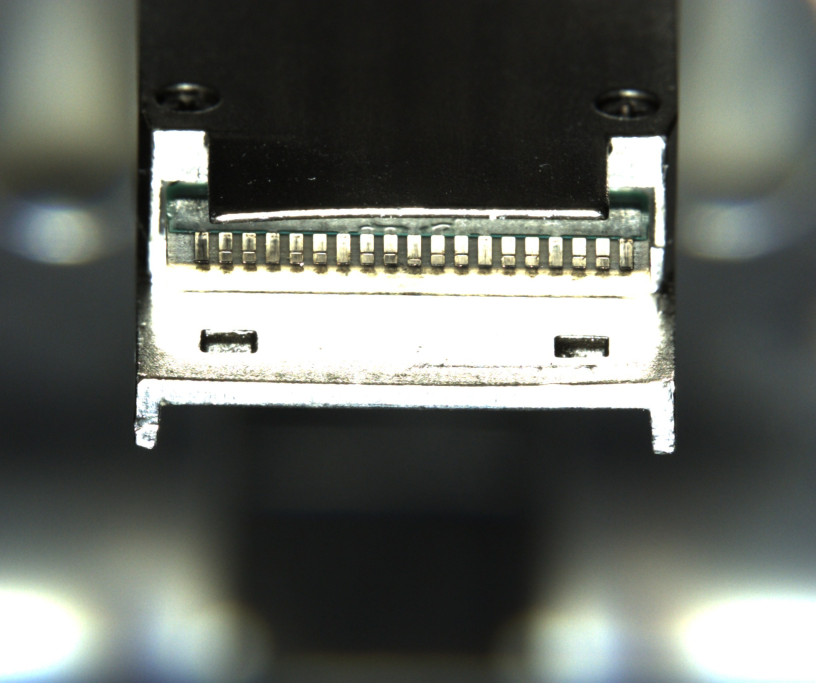
#> input picture tests/fixtures/aoi_frames/gold_01.jpg, 2448 x 2048 px (shown at 1/3 size)
$ python gold_geometry.py ../../../../tests/fixtures/aoi_frames/gold_01.jpg
#> lines starting #> are read from the running program, lines starting #| are printed output that depends on the picture
#> in main, bgr is the input picture: shape (2048, 2448, 3); mean B, G, R 97.4, 102.8, 99.2
#!/usr/bin/env python3
# -*- coding: utf-8 -*-
"""金手指几何探针 (算法层 · policies/aoi) ——

🔀 2026-11-27 老倪「代码是在状态空间工程的光学质量检查节点里吗」——
   之前放在 server/ + tools/ 是**放错层**了: 按项目铁律, 节点(ss_aoi)不许有检测/判据/阈值逻辑,
   算法真身必须在 policies/aoi/。本文件就是迁过来的那一份, 由 quality.inspect_aoi() 调用。

 量 19 个矩形的长/宽/面积/节距/倾角, 并按 QSFP 几何约束做识别。

设计要点（2026-11-27 老倪: 「你能看到是个矩形…计算面积…记录到流形引擎的数据约束里…状态空间的
yolo 或 opencv 要上报直线, 因为这个视图的直线特征很明显, 边长直角很有规律」）：

  · **等分先验 + 格内重心** —— 列剖面直接找峰会被触点内部亮暗分界带偏(实测节距 std 0.11mm),
    而"19 根等距"本身就是最强几何先验; 以它为骨架再取亮度重心, 节距 std 降到 0.006mm。
  · **自标定 px/mm** —— 用节距中位数 / QSFP 0.6mm 反推, 不依赖相机内参(换相机/换工作距离都不失效)。
  · **约束比对** —— 读 config/calib/gold_geometry_constraint.json, 逐项判"是否符合该封装",
    越界项报几何异常(缺根/氧化使亮区缩小/视角畸变)。
  · **缺陷佐证** —— 同一批里面积或高度相对中位数掉 15% 以上 ⇒ 该根可疑(与 YOLO 的 NG 互为交叉证据)。

用法:
  python tools/gold_geometry_probe.py <strip.jpg> [--json]
  from gold_geometry_probe import probe -> dict       (供 8793 直接 import)
"""
import json
import os
import sys

import cv2
import numpy as np

# policies 层: src/lerobot/policies/aoi/ → 工程根要往上四层
ROOT = os.path.dirname(os.path.dirname(os.path.dirname(os.path.dirname(
    os.path.dirname(os.path.abspath(__file__))))))
CONSTRAINT = os.path.join(ROOT, "config/calib/gold_geometry_constraint.json")
QSFP_PITCH_MM = 0.6


def load_constraint():
    try:
        return json.load(open(CONSTRAINT, encoding="utf-8"))
    except Exception:
        return {"constraints": {"count": {"nominal": 19}}}


def probe(bgr, n_pads=None, cons=None):
    """核心: 图 → 19 根矩形的几何 + 合规判定。"""
    cons = cons or load_constraint()
    cc = (cons.get("constraints") or {})
    n = int(n_pads or (cc.get("count") or {}).get("nominal") or 19)
    H, W = bgr.shape[:2]
#> H = 2048; W = 2448
    g = cv2.cvtColor(bgr, cv2.COLOR_BGR2GRAY).astype(np.float32)
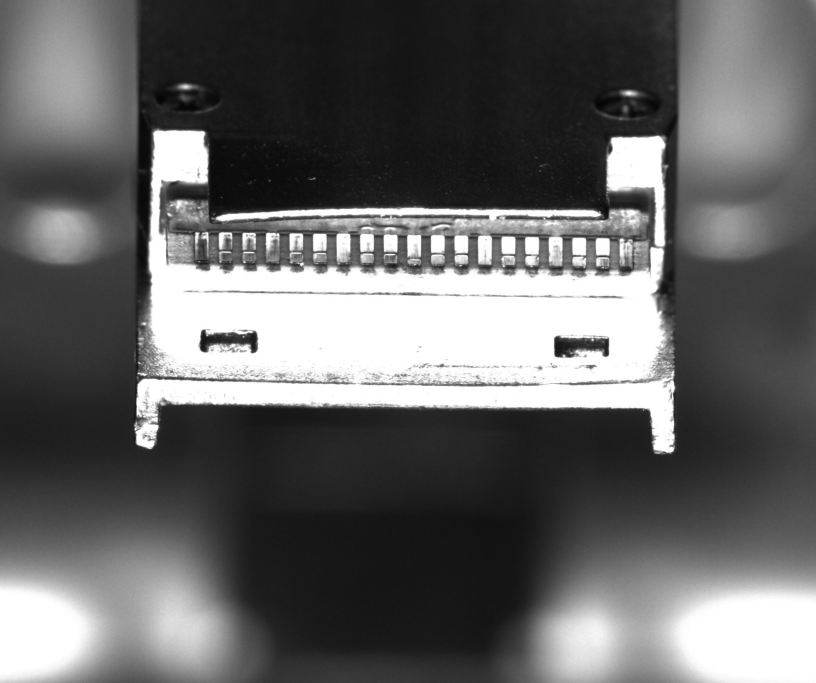
#> g: shape (2048, 2448) float32 (shown at 1/3 size); min 3, max 255, mean 101.1

    y0, y1 = int(H * 0.2), int(H * 0.8)
#> y0 = 409; y1 = 1638
    prof = g[y0:y1, :].mean(axis=0)
#> prof = 2448 values, max 196.3 at index 1968, min 51.11 at index 2025, mean 106.2
    k = np.array([1, 2, 3, 2, 1], dtype=np.float32)
    k /= k.sum()
    prof = np.convolve(prof, k, mode="same")
#> prof = 2448 values, max 195.6 at index 1969, min 37.7 at index 0, mean 106.2

    cell = W / float(n)
#> cell = 128.8
    centers, widths = [], []
    for i in range(n):
        a, b = int(i * cell), int((i + 1) * cell)
        seg = prof[a:b]
        lo, hi = float(seg.min()), float(seg.max())
        if hi - lo < 5:
            centers.append((a + b) / 2.0)
            widths.append(0)
            continue
        wgt = np.clip((seg - lo) / (hi - lo), 0, None)
        cx = a + float((np.arange(len(seg)) * wgt).sum() / max(1e-6, wgt.sum()))
        thr = lo + 0.45 * (hi - lo)
        idx = np.nonzero(seg >= thr)[0]
        widths.append(int(idx[-1] - idx[0] + 1) if len(idx) > 1 else 0)
        centers.append(cx)
#> this loop made 19 passes
#> (lo, hi, cx, thr) on passes 1, 3, 4, 5, 6, 7, 8, 9, 10, 11, 12, 13: (37.7, 67.62, 69.56, 51.16), (59.89, 66.45, 282.7, 62.84), (57.99, 192.8, 474.7, 118.6), (105.7, 156.6, 564.1, 128.6), (100.4, 114.1, 697.3, 106.6), (107.2, 121.7, 846.8, 113.7), (113.7, 125.5, 975.9, 119), (114.2, 127.7, 1088.3, 120.3), (113.5, 125.6, 1213.6, 119), (115.1, 126.2, 1350.3, 120.1), (115.4, 127, 1483.9, 120.6), (115.5, 128.6, 1617.1, 121.4)
#> (lo, hi) on passes 2, 18: (66.59, 71.56), (76.81, 81.48)
#> after the loop, centers = [69.56, 192.5, 282.7, 474.7, 564.1, 697.3, 846.8, 975.9, 1088.3, 1213.6, 1350.3, 1483.9, 1617.1, 1749.7, 1877.9, 1972.9, 2145.6, 2254.5, 2381.6]; widths = [126, 0, 34, 66, 108, 99, 103, 129, 129, 104, 111, 111, 87, 128, 107, 64, 81, 0, 128]

    pit_px = [centers[i + 1] - centers[i] for i in range(n - 1)]
#> pit_px = [122.9, 90.21, 192, 89.33, 133.3, 149.5, 129.1, 112.4, 125.3, 136.7, 133.5, 133.2, 132.7, 128.2, 94.93, 172.7, 108.9, 127.1]
    pitch_px = float(np.median(pit_px)) if pit_px else 1.0
#> pitch_px = 128.6
    px_per_mm = pitch_px / QSFP_PITCH_MM if pitch_px > 1 else 1.0
#> px_per_mm = 214.4

    rows = []
    for i in range(n):
        cx = centers[i]
        c0, c1 = int(max(0, cx - 3)), int(min(W, cx + 4))
        col = g[:, c0:max(c0 + 1, c1)].max(axis=1)
        lo, hi = float(col.min()), float(col.max())
        idx = np.nonzero(col >= lo + 0.45 * (hi - lo))[0]
        hh = int(idx[-1] - idx[0] + 1) if len(idx) > 1 else 0
        y_top, y_bot = (int(idx[0]), int(idx[-1])) if len(idx) > 1 else (0, 0)
        wpx = widths[i]
        wmm, hmm = wpx / px_per_mm, hh / px_per_mm
        rows.append({
            "i": i + 1, "cx_px": round(cx, 1), "y_top": y_top, "y_bot": y_bot,
            "w_px": wpx, "h_px": hh,
            "w_mm": round(wmm, 3), "h_mm": round(hmm, 3),
            "area_mm2": round(wmm * hmm, 4),
            "pitch_mm": round((centers[i] - centers[i - 1]) / px_per_mm, 3) if i else None,
            "h_over_w": round(hmm / wmm, 2) if wmm else None,
        })
#> this loop made 19 passes
#> (cx, c0, c1, lo, hi, hh, y_top, y_bot) on passes 1 to 12: (69.56, 66, 73, 29, 255, 1909, 139, 2047), (192.5, 189, 196, 31, 255, 2048, 0, 2047), (282.7, 279, 286, 31, 222, 2040, 0, 2039), (474.7, 471, 478, 9, 255, 1628, 388, 2015), (564.1, 561, 568, 8, 255, 1788, 253, 2040), (697.3, 694, 701, 12, 255, 1295, 641, 1935), (846.8, 843, 850, 12, 255, 585, 632, 1216), (975.9, 972, 979, 15, 255, 593, 627, 1219), (1088.3, 1085, 1092, 21, 255, 596, 625, 1220), (1213.6, 1210, 1217, 20, 255, 600, 623, 1222), (1350.3, 1347, 1354, 19, 255, 599, 626, 1224), (1483.9, 1480, 1487, 17, 255, 599, 627, 1225)
#> after the loop, rows = 19 items

    def stat(key):
        v = [r[key] for r in rows if r.get(key) is not None]
        if not v:
            return None
        m = sum(v) / len(v)
        sd = (sum((x - m) ** 2 for x in v) / len(v)) ** 0.5
        return {"mean": round(m, 4), "std": round(sd, 4), "min": round(min(v), 4), "max": round(max(v), 4)}

    # ---- 约束比对 ----
    viol = []
    c_pitch = cc.get("pitch_mm") or {}
    if c_pitch and stat("pitch_mm"):
        if abs(stat("pitch_mm")["mean"] - c_pitch.get("nominal", 0.6)) > c_pitch.get("tol", 0.05):
            viol.append("节距均值 %.3f 越界(标称 %.2f±%.2f)" % (stat("pitch_mm")["mean"], c_pitch.get("nominal"), c_pitch.get("tol")))
        if stat("pitch_mm")["std"] > ((cons.get("geometry_laws") or {}).get("pitch_uniformity") or {}).get("max_std_mm", 0.02):
            viol.append("节距不均匀 std %.4f > %.3f" % (stat("pitch_mm")["std"],
                       ((cons.get("geometry_laws") or {}).get("pitch_uniformity") or {}).get("max_std_mm", 0.02)))
    for key, label in (("w_mm", "宽"), ("area_mm2", "面积")):
        c = cc.get(key) or {}
        s = stat(key)
        if not c or not s:
            continue
        if "range" in c:
            if not (c["range"][0] <= s["mean"] <= c["range"][1]):
                viol.append("%s 均值 %.3f 不在 [%.2f, %.2f]" % (label, s["mean"], c["range"][0], c["range"][1]))
        elif "tol" in c:
            if abs(s["mean"] - c.get("nominal", s["mean"])) > c["tol"]:
                viol.append("%s 均值 %.3f 越界(标称 %.3f±%.3f)" % (label, s["mean"], c["nominal"], c["tol"]))
#> this loop made 2 passes
#> (m in stat, sd in stat, s) on passes 1 to 2: (0.421, 0.185, {'mean': 0.421, 'std': 0.185, 'min': 0, 'max': 0.602}), (2.23, 1.4, {'mean': 2.23, 'std': 1.4, 'min': 0, 'max': 5.23})
#> after the loop, viol = []

    # ---- 缺陷佐证: 同批相对掉 15% ----
    a_med = stat("area_mm2")["mean"] if stat("area_mm2") else 0
#> a_med = 2.23
    h_med = stat("h_mm")["mean"] if stat("h_mm") else 0
#> h_med = 6.09
    dr = (cons.get("defect_coupling") or {}).get("area_drop_ratio", 0.85)
    hr = (cons.get("defect_coupling") or {}).get("height_drop_ratio", 0.85)
    sus = [r["i"] for r in rows
           if a_med and (r["area_mm2"] < a_med * dr or (h_med and r["h_mm"] < h_med * hr))]
#> sus = [2, 3, 7, 8, 9, 10, 11, 12, 18, 19]

    return {
        "ok": True, "n": n, "strip_px": [W, H], "px_per_mm": round(px_per_mm, 2),
        "pitch_mm": stat("pitch_mm"), "w_mm": stat("w_mm"), "h_mm": stat("h_mm"),
        "area_mm2": stat("area_mm2"),
        "duty": round((stat("w_mm") or {}).get("mean", 0) / QSFP_PITCH_MM, 3),
        "geometry_ok": not viol, "violations": viol,
        "area_suspect": sus,
        "rects": rows,
    }


def probe_from_host(host="192.168.23.23", port=10082, timeout=8.0):
    """自己抓一帧原图 + /region 四边形, 量几何(供 quality.inspect_aoi 直接调用)。

    为什么自带抓图: quality 的主帧是"表面检测那一张", 不是金手指条带;
    而几何测量必须用条带(19 根所在的那条带)。这里有快照语义:
      · origin 每次现抓(0.7s), region 用它自己的缓存语义(?grab=1 保新鲜);
      · 任一步失败就 return {"ok": False, "err": ...} —— 不编造几何。
    """
    import urllib.request as _u
    try:
        with _u.urlopen("http://%s:%d/region?grab=1" % (host, int(port)), timeout=timeout) as r:
            reg = json.loads(r.read().decode("utf-8", "ignore"))
        g = reg.get("region") or {}
        q = g.get("quad")
        w, h = float(g.get("w") or 0), float(g.get("h") or 0)
        if not q or len(q) != 4 or not (800 <= w <= 3000):
            return {"ok": False, "err": "region 无效(w=%.0f)" % w}
        with _u.urlopen("http://%s:%d/picture?kind=origin&grab=1" % (host, int(port)), timeout=timeout + 6) as r:
            raw = r.read()
        img = cv2.imdecode(np.frombuffer(raw, np.uint8), cv2.IMREAD_COLOR)
        if img is None:
            return {"ok": False, "err": "原图解码失败"}
        ow, oh = int(round(w)), int(round(h))
        M = cv2.getPerspectiveTransform(np.float32(q),
                                        np.float32([[0, 0], [ow - 1, 0], [ow - 1, oh - 1], [0, oh - 1]]))
        strip = cv2.warpPerspective(img, M, (ow, oh), flags=cv2.INTER_LINEAR,
                                    borderMode=cv2.BORDER_REPLICATE)
        out = probe(strip)
        out["src"] = "origin+region@%s:%d" % (host, int(port))
        return out
    except Exception as e:                                             # noqa: BLE001
        return {"ok": False, "err": str(e)[:160]}


def main(argv):
    if len(argv) < 2:
        print("用法: gold_geometry_probe.py <strip.jpg> [--json]")
        return 2
    bgr = cv2.imread(argv[1])
    if bgr is None:
        print("读不到", argv[1])
        return 1
    out = probe(bgr)
#> out = 13 items
    if "--json" in argv:
        print(json.dumps(out, ensure_ascii=False, indent=1))
        return 0
    print("条带 %dx%d | px/mm %.1f | 检出 %d 根" % (out["strip_px"][0], out["strip_px"][1], out["px_per_mm"], out["n"]))
#| 条带 2448x2048 | px/mm 214.4 | 检出 19 根
    print("%-3s %7s %7s %8s %9s %8s" % ("#", "宽mm", "高mm", "面积mm2", "节距mm", "高宽比"))
    for r in out["rects"]:
        print("%-3d %7.3f %7.3f %9.4f %8s %8s"
              % (r["i"], r["w_mm"], r["h_mm"], r["area_mm2"],
                 ("%.3f" % r["pitch_mm"]) if r["pitch_mm"] else "—", r["h_over_w"]))
#> this loop made 19 passes
#| 1     0.588   8.904    5.2327        —    15.15
#| 2     0.000   9.552    0.0000    0.573     None
#| 3     0.159   9.515    1.5089    0.421     60.0
#| 4     0.308   7.593    2.3375    0.896    24.67
#| 5     0.504   8.340    4.2009    0.417    16.56
#| 6     0.462   6.040    2.7890    0.622    13.08
#| 7     0.480   2.729    1.3108    0.697     5.68
#| 8     0.602   2.766    1.6641    0.602      4.6
#> (further printed lines are left out)
    print("\n汇总: 节距 %.4f±%.4f | 宽 %.3f | 高 %.3f±%.3f | 面积 %.4f | 占空比 %.3f"
          % (out["pitch_mm"]["mean"], out["pitch_mm"]["std"], out["w_mm"]["mean"],
             out["h_mm"]["mean"], out["h_mm"]["std"], out["area_mm2"]["mean"], out["duty"]))
#| 汇总: 节距 0.5991±0.1173 | 宽 0.421 | 高 6.094±2.848 | 面积 2.2347 | 占空比 0.702
    print("几何合规: %s%s" % ("是" if out["geometry_ok"] else "否", ("" if out["geometry_ok"] else " → " + "; ".join(out["violations"]))))
#| 几何合规: 是
    print("面积/高度偏小的可疑根: %s" % (out["area_suspect"] or "无"))
#| 面积/高度偏小的可疑根: [2, 3, 7, 8, 9, 10, 11, 12, 18, 19]
    return 0


if __name__ == "__main__":
    sys.exit(main(sys.argv))
#> (the program exits here)
